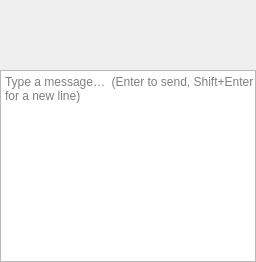
<?xml version="1.0" encoding="UTF-8"?>
<ui version="4.0">
 <class>Composer</class>
 <widget class="QWidget" name="Composer">
  <property name="acceptDrops">
   <bool>true</bool>
  </property>
  <layout class="QVBoxLayout" name="composerLayout">
   <property name="leftMargin">
    <number>0</number>
   </property>
   <property name="topMargin">
    <number>0</number>
   </property>
   <property name="rightMargin">
    <number>0</number>
   </property>
   <property name="bottomMargin">
    <number>0</number>
   </property>
   <property name="spacing">
    <number>2</number>
   </property>
   <item>
    <widget class="QScrollArea" name="attachmentStrip">
     <property name="widgetResizable">
      <bool>true</bool>
     </property>
     <property name="horizontalScrollBarPolicy">
      <enum>Qt::ScrollBarAsNeeded</enum>
     </property>
     <property name="verticalScrollBarPolicy">
      <enum>Qt::ScrollBarAlwaysOff</enum>
     </property>
     <property name="frameShape">
      <enum>QFrame::NoFrame</enum>
     </property>
     <property name="visible">
      <bool>false</bool>
     </property>
     <widget class="QWidget" name="stripContent">
      <layout class="QHBoxLayout" name="attachmentLayout">
       <property name="leftMargin">
        <number>4</number>
       </property>
       <property name="topMargin">
        <number>2</number>
       </property>
       <property name="rightMargin">
        <number>4</number>
       </property>
       <property name="bottomMargin">
        <number>2</number>
       </property>
       <property name="spacing">
        <number>4</number>
       </property>
       <item>
        <spacer name="stripStretch">
         <property name="orientation">
          <enum>Qt::Horizontal</enum>
         </property>
         <property name="sizeHint" stdset="0">
          <size>
           <width>40</width>
           <height>20</height>
          </size>
         </property>
        </spacer>
       </item>
      </layout>
     </widget>
    </widget>
   </item>
   <item>
    <widget class="QWidget" name="inputRow">
     <layout class="QHBoxLayout" name="inputRowLayout">
      <property name="leftMargin">
       <number>0</number>
      </property>
      <property name="topMargin">
       <number>0</number>
      </property>
      <property name="rightMargin">
       <number>0</number>
      </property>
      <property name="bottomMargin">
       <number>0</number>
      </property>
      <property name="spacing">
       <number>2</number>
      </property>
      <item>
       <widget class="MessageTextEdit" name="textEdit">
        <property name="accessibleName">
         <string>Message input</string>
        </property>
        <property name="placeholderText">
         <string>Type a message…  (Enter to send, Shift+Enter for a new line)</string>
        </property>
        <property name="tabChangesFocus">
         <bool>true</bool>
        </property>
        <property name="acceptDrops">
         <bool>true</bool>
        </property>
       </widget>
      </item>
     </layout>
    </widget>
   </item>
  </layout>
 </widget>
 <customwidgets>
  <customwidget>
   <class>MessageTextEdit</class>
   <extends>QPlainTextEdit</extends>
   <header>ui/composer.h</header>
  </customwidget>
 </customwidgets>
 <resources/>
 <connections/>
</ui>
